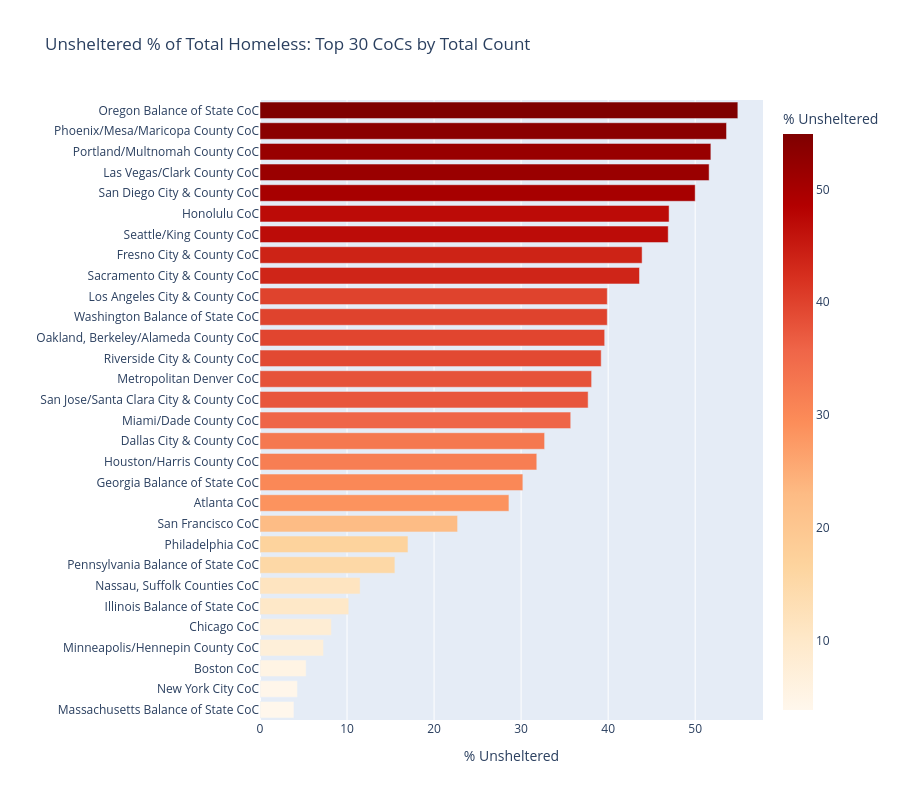

Notebook code for this chart:
### Code cell
fig2 = px.bar(
    top30.sort_values('unsheltered_pct', ascending=True),
    x='unsheltered_pct', y='coc_name', orientation='h',
    color='unsheltered_pct', color_continuous_scale='OrRd',
    title='Unsheltered % of Total Homeless: Top 30 CoCs by Total Count',
    labels={'unsheltered_pct': '% Unsheltered', 'coc_name': ''},
)
fig2.update_layout(height=800)
fig2.show()

### Figure 1 — Plotly figure (JSON) as saved in the notebook; plotly's stock layout.template omitted (floating-point values rounded to 4 significant figures)
{"data": [{"hovertemplate": "% Unsheltered=%{marker.color}<br>=%{y}<extra></extra>", "legendgroup": "", "marker": {"color": [3.9, 4.3, 5.3, 7.3, 8.2, 10.2, 11.5, 15.5, 17.0, 22.7, 28.6, 30.2, 31.8, 32.7, 35.7, 37.7, 38.1, 39.2, 39.6, 39.9, 39.9, 43.6, 43.9, 46.9, 47.0, 50.0, 51.6, 51.8, 53.6, 54.9], "coloraxis": "coloraxis", "pattern": {"shape": ""}}, "name": "", "orientation": "h", "showlegend": false, "textposition": "auto", "type": "bar", "x": [3.9, 4.3, 5.3, 7.3, 8.2, 10.2, 11.5, 15.5, 17.0, 22.7, 28.6, 30.2, 31.8, 32.7, 35.7, 37.7, 38.1, 39.2, 39.6, 39.9, 39.9, 43.6, 43.9, 46.9, 47.0, 50.0, 51.6, 51.8, 53.6, 54.9], "xaxis": "x", "y": ["Massachusetts Balance of State CoC", "New York City CoC", "Boston CoC", "Minneapolis/Hennepin County CoC", "Chicago CoC", "Illinois Balance of State CoC", "Nassau, Suffolk Counties CoC", "Pennsylvania Balance of State CoC", "Philadelphia CoC", "San Francisco CoC", "Atlanta CoC", "Georgia Balance of State CoC", "Houston/Harris County CoC", "Dallas City & County CoC", "Miami/Dade County CoC", "San Jose/Santa Clara City & County CoC", "Metropolitan Denver CoC", "Riverside City & County CoC", "Oakland, Berkeley/Alameda County CoC", "Washington Balance of State CoC", "Los Angeles City & County CoC", "Sacramento City & County CoC", "Fresno City & County CoC", "Seattle/King County CoC", "Honolulu CoC", "San Diego City & County CoC", "Las Vegas/Clark County CoC", "Portland/Multnomah County CoC", "Phoenix/Mesa/Maricopa County CoC", "Oregon Balance of State CoC"], "yaxis": "y"}], "layout": {"barmode": "relative", "coloraxis": {"colorbar": {"title": {"text": "% Unsheltered"}}, "colorscale": [[0.0, "rgb(255,247,236)"], [0.125, "rgb(254,232,200)"], [0.25, "rgb(253,212,158)"], [0.375, "rgb(253,187,132)"], [0.5, "rgb(252,141,89)"], [0.625, "rgb(239,101,72)"], [0.75, "rgb(215,48,31)"], [0.875, "rgb(179,0,0)"], [1.0, "rgb(127,0,0)"]]}, "height": 800, "legend": {"tracegroupgap": 0}, "title": {"text": "Unsheltered % of Total Homeless: Top 30 CoCs by Total Count"}, "xaxis": {"anchor": "y", "domain": [0.0, 1.0], "title": {"text": "% Unsheltered"}}, "yaxis": {"anchor": "x", "domain": [0.0, 1.0], "title": {"text": ""}}}}
